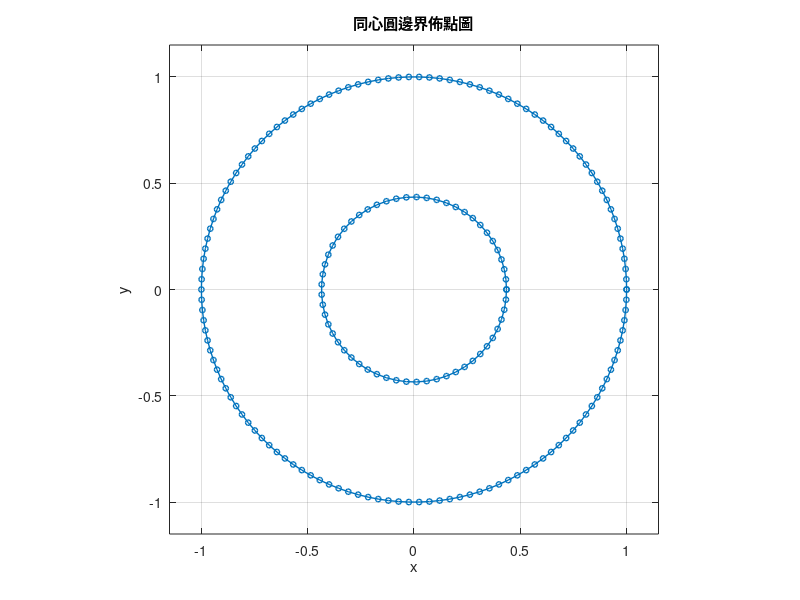

The MATLAB script that drew this image:
%% ==========================================================
% 環形邊界 F15.DAT 產生程式
% 外圓逆時針、內圓順時針，並繪製邊界佈點圖
% MATLAB R2024a
%% ==========================================================

clear; clc; close all;

%% ===== 使用者設定 =====
outputFile = 'F15.DAT';

R_outer = 1;      % 外圓半徑
R_inner = 0.43495;      % 內圓半徑

nOuter = 130;        % 外圓節點數
nInner = 57;        % 內圓節點數

centerX = 0.0;      % 圓心 x 座標
centerY = 0.0;      % 圓心 y 座標

%% ===== 參數檢查 =====
if R_inner <= 0 || R_outer <= R_inner
    error('需滿足 0 < R_inner < R_outer。');
end

if nOuter < 3 || nInner < 3
    error('內、外圓節點數皆須至少為 3。');
end

%% ===== 建立環形邊界節點 =====
% 外圓：逆時針
thetaOuter = 2*pi*(0:nOuter-1)/nOuter;
xOuter = centerX + R_outer*cos(thetaOuter);
yOuter = centerY + R_outer*sin(thetaOuter);

% 內圓：順時針
thetaInner = -2*pi*(0:nInner-1)/nInner;
xInner = centerX + R_inner*cos(thetaInner);
yInner = centerY + R_inner*sin(thetaInner);

x = [xOuter, xInner];
y = [yOuter, yInner];
nNode = nOuter + nInner;

%% ===== 輸出 F15.DAT =====
fid = fopen(outputFile, 'w');

if fid == -1
    error('無法建立 %s。', outputFile);
end

% 節點資料
fprintf(fid, '%6d\n', -1);
fprintf(fid, '%6d\n', 15);

for i = 1:nNode
    fprintf(fid, '%10d%10d%10d%10d%13.5E%13.5E%13.5E\n', ...
        i, 0, 0, 11, x(i), y(i), 0.0);
end

% 元素資料
fprintf(fid, '%6d\n', -1);
fprintf(fid, '%6d\n', -1);
fprintf(fid, '%6d\n', 71);

% 外圓元素
for i = 1:nOuter
    nextNode = mod(i, nOuter) + 1;

    fprintf(fid, '%10d%10d%10d%10d%10d%10d%10d\n', ...
        i, 1, 21, 1, 1, 7, 2);
    fprintf(fid, '%10d%10d\n', i, nextNode);
end

% 內圓元素
for j = 1:nInner
    currentNode = nOuter + j;
    nextNode = nOuter + mod(j, nInner) + 1;
    elementID = nOuter + j;

    fprintf(fid, '%10d%10d%10d%10d%10d%10d%10d\n', ...
        elementID, 1, 21, 1, 1, 7, 2);
    fprintf(fid, '%10d%10d\n', currentNode, nextNode);
end

fprintf(fid, '%6d\n', -1);
fclose(fid);

%% ===== 繪製邊界佈點圖 =====
figure;
hold on;
axis equal;
box on;
grid on;

% 合併成同一組 plot，使內、外圓使用相同的 MATLAB 預設顏色。
xPlot = [xOuter, xOuter(1), NaN, xInner, xInner(1)];
yPlot = [yOuter, yOuter(1), NaN, yInner, yInner(1)];

plot(xPlot, yPlot, '-o', ...
    'MarkerSize', 4, ...
    'LineWidth', 1);

xlabel('x');
ylabel('y');
title('同心圓邊界佈點圖');

xlim(centerX + 1.15*R_outer*[-1, 1]);
ylim(centerY + 1.15*R_outer*[-1, 1]);

%% ===== 顯示結果 =====
fprintf('%s 已成功建立。\n', outputFile);
fprintf('總節點數 = %d\n', nNode);
fprintf('總元素數 = %d\n', nNode);
